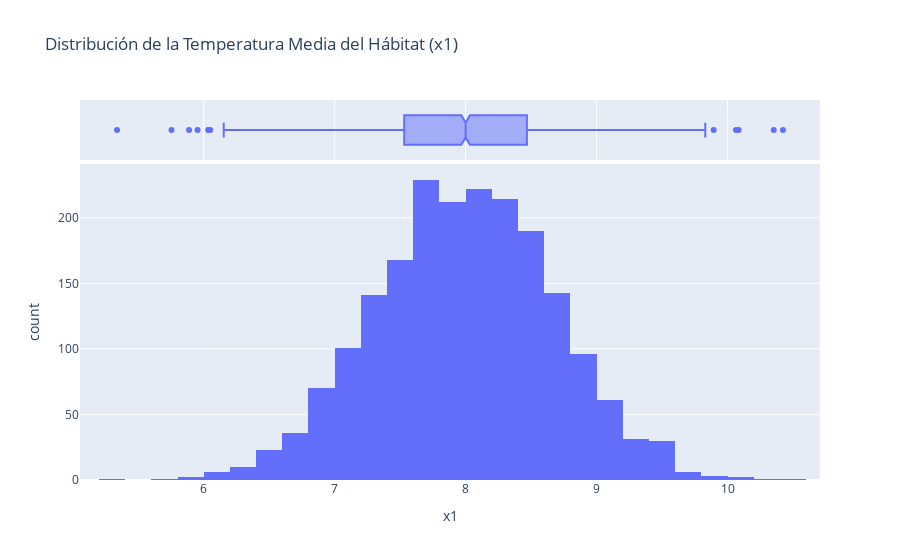
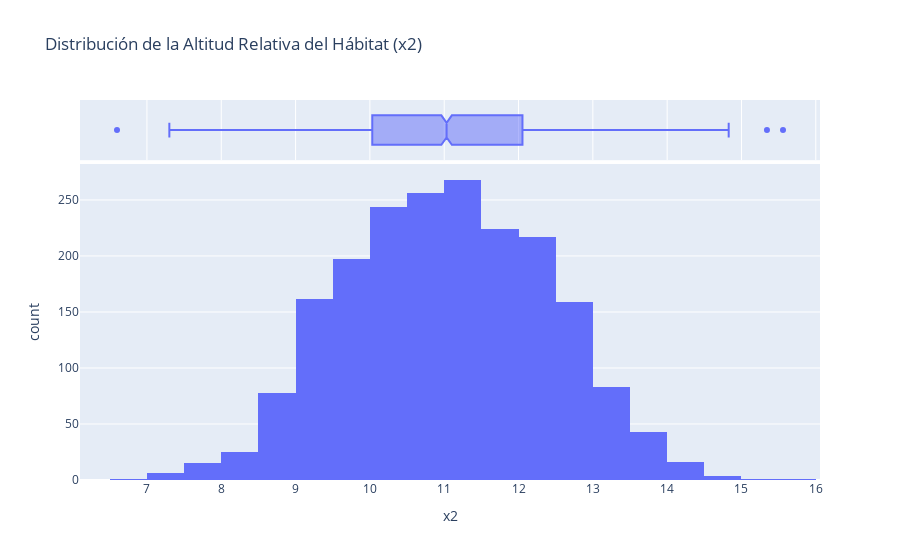

Notebook code for these charts, in order:
### Markdown cell above
Me parece extraño que dados los datos y su naturaleza, el modelo Gaussiano no sea el más adecuado para este problema. 

Esto podria ser debido a que la distribución de los datos no es Gaussiana, o que la varianza de los datos no es constante.

### Code cell
# Busquemos una explicación

import plotly.graph_objects as go

fig1 = px.histogram(data, x='x1', nbins=30, title='Distribución de la Temperatura Media del Hábitat (x1)', marginal='box')
fig1.show()

fig2 = px.histogram(data, x='x2', nbins=30, title='Distribución de la Altitud Relativa del Hábitat (x2)', marginal='box')
fig2.show()

# Estadísticas descriptivas
print(data[['x1', 'x2']].describe())

### Figure 1 — Plotly figure (JSON) as saved in the notebook; plotly's stock layout.template omitted (floating-point values rounded to 4 significant figures; data arrays with more than 128 entries replaced by an {"elided": "..."} marker saying what was removed)
{"data": [{"bingroup": "x", "hovertemplate": "x1=%{x}<br>count=%{y}<extra></extra>", "legendgroup": "", "marker": {"color": "#636efa", "pattern": {"shape": ""}}, "name": "", "nbinsx": 30, "orientation": "v", "showlegend": false, "type": "histogram", "x": {"elided": "2000 float values"}, "xaxis": "x", "yaxis": "y"}, {"hovertemplate": "x1=%{x}<extra></extra>", "legendgroup": "", "marker": {"color": "#636efa"}, "name": "", "notched": true, "showlegend": false, "type": "box", "x": {"elided": "2000 float values"}, "xaxis": "x2", "yaxis": "y2"}], "layout": {"barmode": "relative", "legend": {"tracegroupgap": 0}, "title": {"text": "Distribución de la Temperatura Media del Hábitat (x1)"}, "xaxis": {"anchor": "y", "domain": [0, 1], "title": {"text": "x1"}}, "xaxis2": {"anchor": "y2", "domain": [0, 1], "matches": "x", "showgrid": true, "showticklabels": false}, "yaxis": {"anchor": "x", "domain": [0, 0.8316], "title": {"text": "count"}}, "yaxis2": {"anchor": "x2", "domain": [0.8416, 1], "matches": "y2", "showgrid": false, "showline": false, "showticklabels": false, "ticks": ""}}}

### Figure 2 — Plotly figure (JSON) as saved in the notebook; plotly's stock layout.template omitted (floating-point values rounded to 4 significant figures; data arrays with more than 128 entries replaced by an {"elided": "..."} marker saying what was removed)
{"data": [{"bingroup": "x", "hovertemplate": "x2=%{x}<br>count=%{y}<extra></extra>", "legendgroup": "", "marker": {"color": "#636efa", "pattern": {"shape": ""}}, "name": "", "nbinsx": 30, "orientation": "v", "showlegend": false, "type": "histogram", "x": {"elided": "2000 float values"}, "xaxis": "x", "yaxis": "y"}, {"hovertemplate": "x2=%{x}<extra></extra>", "legendgroup": "", "marker": {"color": "#636efa"}, "name": "", "notched": true, "showlegend": false, "type": "box", "x": {"elided": "2000 float values"}, "xaxis": "x2", "yaxis": "y2"}], "layout": {"barmode": "relative", "legend": {"tracegroupgap": 0}, "title": {"text": "Distribución de la Altitud Relativa del Hábitat (x2)"}, "xaxis": {"anchor": "y", "domain": [0, 1], "title": {"text": "x2"}}, "xaxis2": {"anchor": "y2", "domain": [0, 1], "matches": "x", "showgrid": true, "showticklabels": false}, "yaxis": {"anchor": "x", "domain": [0, 0.8316], "title": {"text": "count"}}, "yaxis2": {"anchor": "x2", "domain": [0.8416, 1], "matches": "y2", "showgrid": false, "showline": false, "showticklabels": false, "ticks": ""}}}
